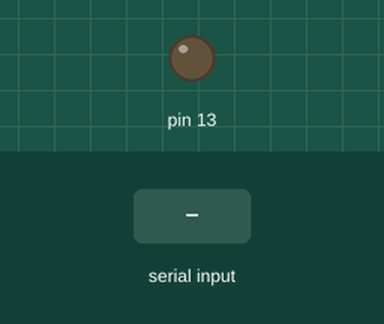
Bench run of a sketch on a simulated Arduino Uno, built with avr-gcc and run on an emulated ATmega328P. On the bench: output pins drawn as LEDs (lit = HIGH). Inputs (shaded band) come from the test bench. What the sketch prints to the serial monitor is not drawn.

Above: at 1.2 s.
1.3 s: byte 110 (nextData) received over Serial
At 1.9 s:
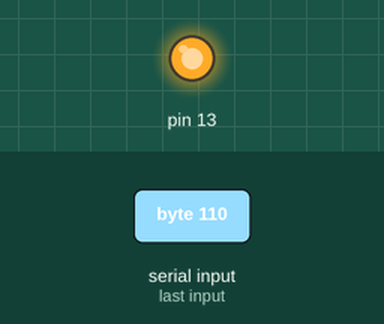
Timing chart, 0 to 4.3 s (numbered marks = the images above; inputs shaded):
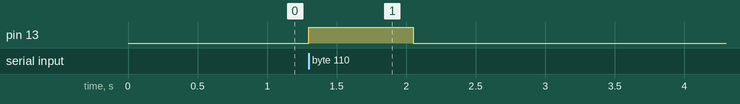

The sketch:

magical_grapes_arduino.ino
```cpp
const int sensorPinTEMP = 0;
const int sensorPinHUM = 1;
const float divToVolts = 5./1024;

#define nextData 'n'
#define BUFFSIZE 512

void setup() {
  // put your setup code here, to run once:
  Serial.begin(9600);
  pinMode(13,OUTPUT);
}

void loop() {

  int tempC;
  int hum;
  char data[BUFFSIZE];

  while(Serial.available()){

    // HUMIDITY
    hum = (analogRead(sensorPinHUM) / 10.24);

    // TEMPERATURE
    float voltage = analogRead(sensorPinTEMP) * divToVolts;

    tempC = (voltage /*- 0.5*/) * 100;

  // SENDING BY SERIAL
    if(Serial.read() == nextData){
      digitalWrite(13,HIGH);
      sprintf(data, "TEMP:%d,HUM:%d", tempC, hum);
      delay(750);
      Serial.println(data);
    }
    else{
      delay(700);
    }
    digitalWrite(13,LOW);
  }
}
```

Measured:
- after the input at 1.3 s, pin 13: LOW → HIGH at once, → LOW 0.75 s later
